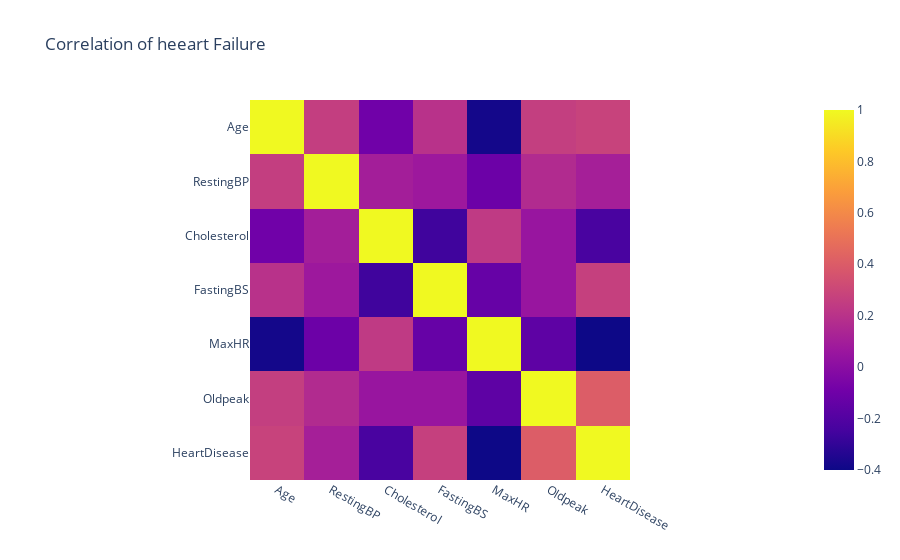

Notebook source saved alongside this figure:
### Code cell
px.imshow(dataframe.corr(),title="Correlation of heeart Failure")

### Figure 1 — Plotly figure (JSON) as saved in the notebook; plotly's stock layout.template omitted (floating-point values rounded to 4 significant figures)
{"data": [{"coloraxis": "coloraxis", "hovertemplate": "x: %{x}<br>y: %{y}<br>color: %{z}<extra></extra>", "name": "0", "type": "heatmap", "x": ["Age", "RestingBP", "Cholesterol", "FastingBS", "MaxHR", "Oldpeak", "HeartDisease"], "xaxis": "x", "y": ["Age", "RestingBP", "Cholesterol", "FastingBS", "MaxHR", "Oldpeak", "HeartDisease"], "yaxis": "y", "z": [[1, 0.2544, -0.09528, 0.198, -0.382, 0.2586, 0.282], [0.2544, 1, 0.1009, 0.07019, -0.1121, 0.1648, 0.1076], [-0.09528, 0.1009, 1, -0.261, 0.2358, 0.05015, -0.2327], [0.198, 0.07019, -0.261, 1, -0.1314, 0.0527, 0.2673], [-0.382, -0.1121, 0.2358, -0.1314, 1, -0.1607, -0.4004], [0.2586, 0.1648, 0.05015, 0.0527, -0.1607, 1, 0.404], [0.282, 0.1076, -0.2327, 0.2673, -0.4004, 0.404, 1]]}], "layout": {"coloraxis": {"colorscale": [[0, "#0d0887"], [0.1111, "#46039f"], [0.2222, "#7201a8"], [0.3333, "#9c179e"], [0.4444, "#bd3786"], [0.5556, "#d8576b"], [0.6667, "#ed7953"], [0.7778, "#fb9f3a"], [0.8889, "#fdca26"], [1, "#f0f921"]]}, "title": {"text": "Correlation of heeart Failure"}, "xaxis": {"anchor": "y", "constrain": "domain", "domain": [0, 1], "scaleanchor": "y"}, "yaxis": {"anchor": "x", "autorange": "reversed", "constrain": "domain", "domain": [0, 1]}}}
